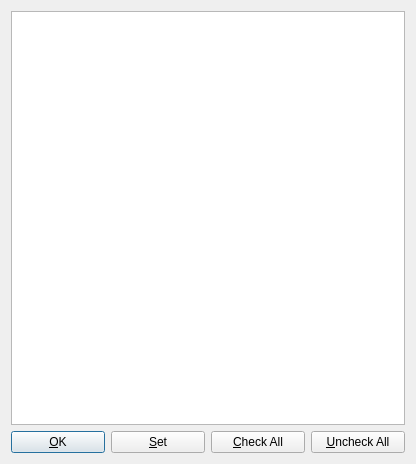
<ui version="4.0" >
 <class>ArticleSelectionDialog</class>
 <widget class="QDialog" name="ArticleSelectionDialog" >
  <property name="geometry" >
   <rect>
    <x>0</x>
    <y>0</y>
    <width>416</width>
    <height>464</height>
   </rect>
  </property>
  <property name="windowTitle" >
   <string>Dialog</string>
  </property>
  <layout class="QGridLayout" name="gridLayout" >
   <item row="0" column="0" >
    <widget class="QTableWidget" name="tableWidget_articles" />
   </item>
   <item row="1" column="0" >
    <layout class="QHBoxLayout" name="horizontalLayout" >
     <item>
      <widget class="QPushButton" name="pushButton_ok" >
       <property name="text" >
        <string>&amp;OK</string>
       </property>
      </widget>
     </item>
     <item>
      <widget class="QPushButton" name="pushButton_set" >
       <property name="text" >
        <string>&amp;Set</string>
       </property>
      </widget>
     </item>
     <item>
      <widget class="QPushButton" name="pushButton_checkAll" >
       <property name="text" >
        <string>&amp;Check All</string>
       </property>
      </widget>
     </item>
     <item>
      <widget class="QPushButton" name="pushButton_uncheckAll" >
       <property name="text" >
        <string>&amp;Uncheck All</string>
       </property>
      </widget>
     </item>
    </layout>
   </item>
  </layout>
 </widget>
 <resources/>
 <connections/>
</ui>
